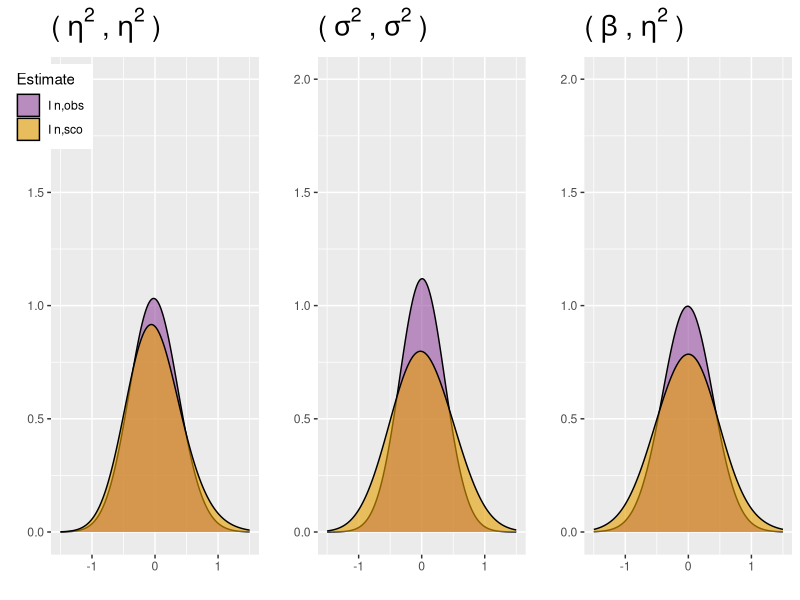

Reproduce this figure in R.
### "Computing an empirical Fisher information matrix estimate in latent variable
### models through stochastic approximation."
### ---------------------------------------------------------------------------


### Numerical study in a linear mixed effects model : statistical properties of two estimators of the Fisher Information matrix 
### (section 4.1 of the article)

rm(list=ls())

## Source useful libraries ----------------------------------------------------

library(ggplot2)
library(cowplot)
library(lme4)

## Defining R functions for computing the exact Fisher Information matrix, Iobs 
## and Isco in the linear mixed effects model ---------------------------------

## It is assumed that all individuals have the same number of observations.

## Exact Fisher Information matrix

Fisher.LMM <- function(beta,sigma2,eta2,j){
  # beta    : value of the fixed-effect 
  # sigma2  : value of the residual variance 
  # eta2    : value of the random effects variance
  # j       : number of observations per individual
  
  crochet <- 2*j*eta2/(sigma2+eta2*j)^2/sigma2^3 +
              4/(sigma2+eta2*j)^2/sigma2^2 + 2/(sigma2+eta2*j)^3/sigma2
  alpha   <- j*(eta2+sigma2)/sigma2^3 - eta2/2*j*(j*eta2+sigma2)*crochet -
              (j-1)/2/sigma2^2 - 1/2/(sigma2+eta2*j)^2
  fisher  <- cbind(c(j/(sigma2+eta2*j),0,0),
                  c(0,j^2/2/(sigma2+eta2*j)^2,j/2/(sigma2+eta2*j)^2),
                  c(0,j/2/(sigma2+eta2*j)^2,alpha))

  return(fisher)
}

## Observed information matrix

Iobs.LMM <- function(datamat,beta,sigma2,eta2){
  # datamat : observations organized in a matrix. Each row is an individual
  #           vector of observations.
  # beta    : value of the fixed-effect 
  # sigma2  : value of the residual variance 
  # eta2    : value of the random effects variance
  
  n   <- dim(datamat)[1]
  j   <- dim(datamat)[2]
  obs <- as.vector(datamat)
  
  Iobs      <- matrix(0,3,3)
  Iobs[1,1] <- n*j/(sigma2+eta2*j)
  Iobs[2,1] <- j/(sigma2+eta2*j)^2*sum(obs-beta)
  Iobs[1,2] <- Iobs[2,1]
  Iobs[2,2] <- j/(sigma2+eta2*j)^3*sum(apply(datamat-beta,1,sum)^2)-n*j^2/2/(sigma2+eta2*j)^2
  Iobs[3,1] <- 1/(sigma2+eta2*j)^2*sum(obs-beta)
  Iobs[1,3] <- Iobs[3,1]
  Iobs[2,3] <- 1/(sigma2+eta2*j)^3*sum(apply(datamat-beta,1,sum)^2)-n*j/2/(sigma2+eta2*j)^2
  Iobs[3,2] <- Iobs[2,3]
  Iobs[3,3] <- 1/(sigma2)^3*sum((obs-beta)^2) -
                eta2*sum(apply(datamat-beta,1,sum)^2)*(j*eta2/(sigma2+eta2*j)^2/sigma2^3 +
                2/(sigma2+eta2*j)^2/sigma2^2 + 1/(sigma2+eta2*j)^3/sigma2 ) -
                n*(j-1)/2/sigma2^2 - n/2/(sigma2+eta2*j)^2
  Iobs <- Iobs/n
  
  return(Iobs)
}

## Estimator based on the score

Isco.LMM <- function(datamat,beta,sigma2,eta2){
  # datamat : observations organized in a matrix. Each row is an individual
  #           vector of observations.
  # beta    : value of the fixed-effect 
  # sigma2  : value of the residual variance 
  # eta2    : value of the random effects variance

  n   <- dim(datamat)[1]
  j   <- dim(datamat)[2]

  derivative     <- matrix(0,3,n)
  derivative[1,] <- apply(datamat-beta,1,sum)/(sigma2+eta2*j)
  derivative[2,] <- apply(datamat-beta,1,sum)^2/2/(sigma2+eta2*j)^2-j/2/(sigma2+eta2*j)
  derivative[3,] <- apply((datamat-beta)^2,1,sum)/2/sigma2^2 - 
    apply(datamat-beta,1,sum)^2 *eta2*(j*eta2+2*sigma2)/2/sigma2^2/(sigma2+eta2*j)^2 -
    1/2/(sigma2+eta2*j)-(j-1)/2/sigma2
  
  Isco <- derivative%*%t(derivative)/n
  
  return(Isco)
}

## Numerical experiments ------------------------------------------------------

nsim <- 1000 # number of replicates
n    <- 500 # number of individuals, either 20 or 100 or 500
j    <- 12 # number of observations per individual

## parameter values
beta   <- 3
sigma2 <- 5 
eta2   <- 2
theta.true <- matrix(c(beta,eta2,sigma2),ncol=1)

## computation of the exact FIM

fisher <- Fisher.LMM(beta,sigma2,eta2,j)

## definition of the objects to store the estimation of the Fisher Information
## matrix 

resIobs.theta.true <- array(NA,dim=c(3,3,nsim))
resIsco.theta.true <- array(NA,dim=c(3,3,nsim))
resIobs.theta.est <- array(NA,dim=c(3,3,nsim))
resIsco.theta.est <- array(NA,dim=c(3,3,nsim))

## counters for the estimation of the coverage rates
coverage.iobs.theta.est <- 0
coverage.isco.theta.est <- 0

coverage.iobs.theta.true <- 0
coverage.isco.theta.true <- 0

coverage.true.fisher <- 0


## loop executing the nsim replicates of the experiment

for (k in 1:nsim){
    
  ## data simulation
  random    <- rnorm(n,0,sqrt(eta2))
  residual  <- rnorm(n*j,0,sqrt(sigma2))
  randompop <- rep(random,j)
  id        <- rep(seq(1,n),j)
  obs       <- beta+randompop+residual
  datamat   <- matrix(obs,n,j)
   
  ## computation of the FIM estimators when knowing the true parameter values --
  
  resIobs.theta.true[,,k] <- Iobs.LMM(datamat,beta,sigma2,eta2)
  resIsco.theta.true[,,k] <- Isco.LMM(datamat,beta,sigma2,eta2)
  
  ## computation of the FIM estimators together with the parameter values ----
  
  ## Estimation of the parameters
  est.mle   <- lmer(obs~(1|id),REML = F)
  variances <- as.data.frame(VarCorr(est.mle))
  
  ## Estimation of the FIM

  resIobs.theta.est[,,k] <- Iobs.LMM(datamat,est.mle@beta,variances[2,'vcov'],
                                     variances[1,'vcov'])
  resIsco.theta.est[,,k] <- Isco.LMM(datamat,est.mle@beta,variances[2,'vcov'],
                                     variances[1,'vcov'])
  
  ## Coverage rates of confidence ellipsoids ...
  theta.est <- matrix(c(est.mle@beta,variances[1,'vcov'],variances[2,'vcov']),ncol=1)
  unit.vect <- matrix(rep(1,length(theta.est)),ncol=1)
  
  ## ... based on the true Fisher information matrix
  
  conf.inf.fisher.true <- theta.est -
    1.96/sqrt(n)*solve(chol(fisher))%*%unit.vect
  conf.sup.fisher.true <- theta.est +
    1.96/sqrt(n)*solve(chol(fisher))%*%unit.vect
  
  coverage.true.fisher <- coverage.true.fisher +
    (theta.true<=conf.sup.fisher.true)*(theta.true>=conf.inf.fisher.true)
  
  
  ## ... based on Isco computed in the MLE value of the parameters
  conf.inf.isco.theta.est <- theta.est -
    1.96/sqrt(n)*solve(chol(resIsco.theta.est[,,k]))%*%unit.vect
  conf.sup.isco.theta.est <- theta.est +
    1.96/sqrt(n)*solve(chol(resIsco.theta.est[,,k]))%*%unit.vect
  
  coverage.isco.theta.est <- coverage.isco.theta.est +
    (theta.true<=conf.sup.isco.theta.est)*(theta.true>=conf.inf.isco.theta.est)
  
  ## ... based on Isco computed in the true parameter values
  conf.inf.isco.theta.true <- theta.est -
    1.96/sqrt(n)*solve(chol(resIsco.theta.true[,,k]))%*%unit.vect
  conf.sup.isco.theta.true <- theta.est +
    1.96/sqrt(n)*solve(chol(resIsco.theta.true[,,k]))%*%unit.vect
  
  coverage.isco.theta.true <- coverage.isco.theta.true +
    (theta.true<=conf.sup.isco.theta.true)*(theta.true>=conf.inf.isco.theta.true)
  
  ## ... based on Iobs computed in the MLE value of the parameters
  conf.inf.iobs.theta.est <- theta.est -
    1.96/sqrt(n)*solve(chol(resIobs.theta.est[,,k]))%*%unit.vect
  conf.sup.iobs.theta.est <- theta.est +
    1.96/sqrt(n)*solve(chol(resIobs.theta.est[,,k]))%*%unit.vect
  
  coverage.iobs.theta.est <- coverage.iobs.theta.est +
    (theta.true<=conf.sup.iobs.theta.est)*(theta.true>=conf.inf.iobs.theta.est)
  
  ## ... based on Iobs computed in the true parameter values
  conf.inf.iobs.theta.true <- theta.est -
    1.96/sqrt(n)*solve(chol(resIobs.theta.true[,,k]))%*%unit.vect
  conf.sup.iobs.theta.true <- theta.est +
    1.96/sqrt(n)*solve(chol(resIobs.theta.true[,,k]))%*%unit.vect
  
  coverage.iobs.theta.true <- coverage.iobs.theta.true +
    (theta.true<=conf.sup.iobs.theta.true)*(theta.true>=conf.inf.iobs.theta.true)
  
}

## Print the coverage rates
coverage.isco.theta.true/nsim*100
coverage.isco.theta.est/nsim*100
coverage.iobs.theta.true/nsim*100
coverage.iobs.theta.est/nsim*100
coverage.true.fisher/nsim*100

## Graphical representation of the empirical densisities of the components of 
## the FIM estimators

DataRes <- data.frame(EstF11=c(sqrt(n)*(resIsco.theta.true[1,1,]-fisher[1,1]),
                               sqrt(n)*(resIobs.theta.true[1,1,]-fisher[1,1])),
                            EstF22=c(sqrt(n)*(resIsco.theta.true[2,2,]-fisher[2,2]),
                                     sqrt(n)*(resIobs.theta.true[2,2,]-fisher[2,2])),
                            EstF33=c(sqrt(n)*(resIsco.theta.true[3,3,]-fisher[3,3]),
                                     sqrt(n)*(resIobs.theta.true[3,3,]-fisher[3,3])),
                            EstF12=c(sqrt(n)*(resIsco.theta.true[1,2,]-fisher[1,2]),
                                     sqrt(n)*(resIobs.theta.true[1,2,]-fisher[1,2])),
                            EstF13=c(sqrt(n)*(resIsco.theta.true[1,3,]-fisher[1,3]),
                                     sqrt(n)*(resIobs.theta.true[1,3,]-fisher[1,3])),
                            EstF23=c(sqrt(n)*(resIsco.theta.true[2,3,]-fisher[2,3]),
                                     sqrt(n)*(resIobs.theta.true[2,3,]-fisher[2,3])),
                            Estimate=c(rep('I n,sco',nsim),rep('I n,obs',nsim)))

F22 <- ggplot(DataRes, aes(EstF22, fill=Estimate)) + 
  geom_density(bw=0.3,alpha=0.6) + 
  scale_fill_manual(values = c("#984EA3",'#E69F00')) + 
  xlab("") +
  ylab("") +
  xlim(-1.5,1.5) +
  ylim(0,2) +
  ggtitle(bquote('('~eta^2~','~eta^2~')')) +
  theme(legend.position = c(0,0.9), plot.title = element_text(size=20,face="bold"))

F33 <- ggplot(DataRes, aes(EstF33, fill=Estimate)) + 
  geom_density(bw=0.3,alpha=0.6) + 
  scale_fill_manual(values = c("#984EA3",'#E69F00')) + 
  xlab("") +
  ylab("") +
  xlim(-1.5,1.5) +
  ylim(0,2) +
  ggtitle(bquote('('~sigma^2~','~ sigma^2~')')) +
  theme(legend.position = "none", plot.title = element_text(size=20,face="bold"))


F12 <- ggplot(DataRes, aes(EstF12, fill=Estimate)) + 
  geom_density(bw=0.3,alpha=0.6) + 
  scale_fill_manual(values = c("#984EA3",'#E69F00')) + 
  xlab("") +
  ylab("") +
  xlim(-1.5,1.5) +
  ylim(0,2) +
  ggtitle(bquote('('~beta~','~ eta^2~')')) +
  theme(legend.position = "none", plot.title = element_text(size=20,face="bold"))

plot_grid(F22, F33, F12, ncol = 3, nrow = 1)
